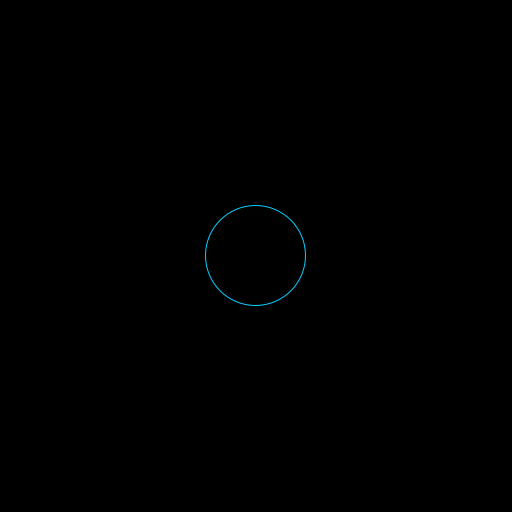
Frame 1 (no input)
Frame 60 (the mouse pressed at the canvas centre just before this capture): identical to frame 1, image omitted
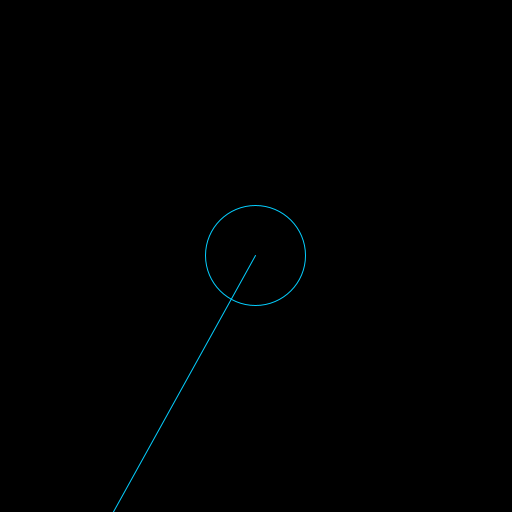
Frame 120 (the mouse held since frame 60 and released just before this capture)

The Processing sketch that drew these frames (run headless with seeded random() and noise(); from frame 60 on, the mouse is pressed at the canvas centre):

// Processing sketch: processing_87188
// ── processing_87188.pde

int si = 512;
int[] nums = new int[si];
float ri = 0;
void setup() {
  for (int i = 0; i < si; i++) {
    nums[i]=0;
  }
    background(0);
    stroke(#05CFFF);
    fill(0);
    size(512, 512);

  //frameRate(30);
}

void draw() {
    stroke(#05CFFF);
    fill(0);
background(0);
  translate(255,255);
  ellipse(0,0,100,100);

  for (int i = 0; i < si-1; i++) {
    nums[i]=nums[i+1];
  }
      

  for (int i = 0; i < si; i++) {
    if(nums[i]>1){
      rotate(0.1+ri/100);
   line(0,0,i,i); 
    }
  }
  ri++;
}

void mousePressed() {
  nums[si-10]=10;
}
